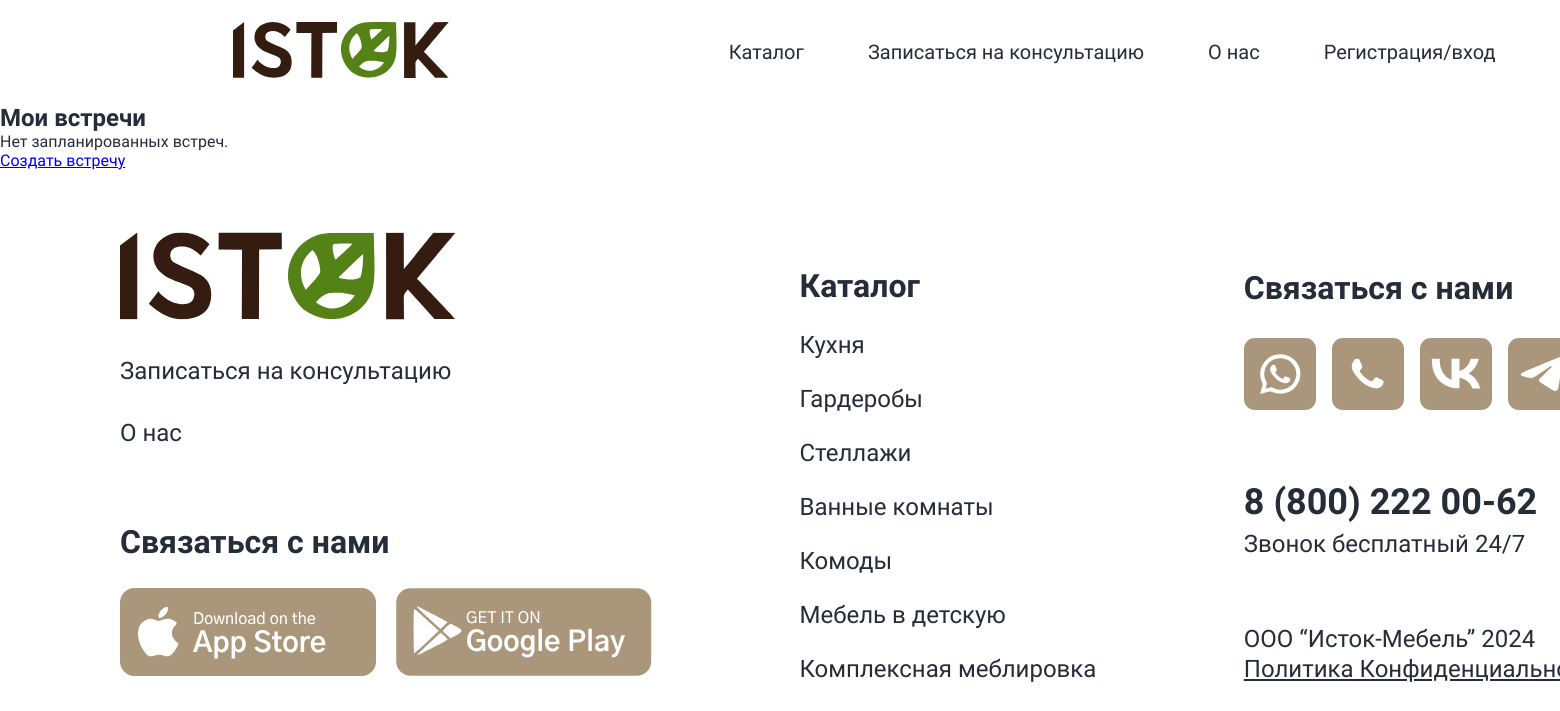
Page /feedback/ (signed in) on the earlier database version.
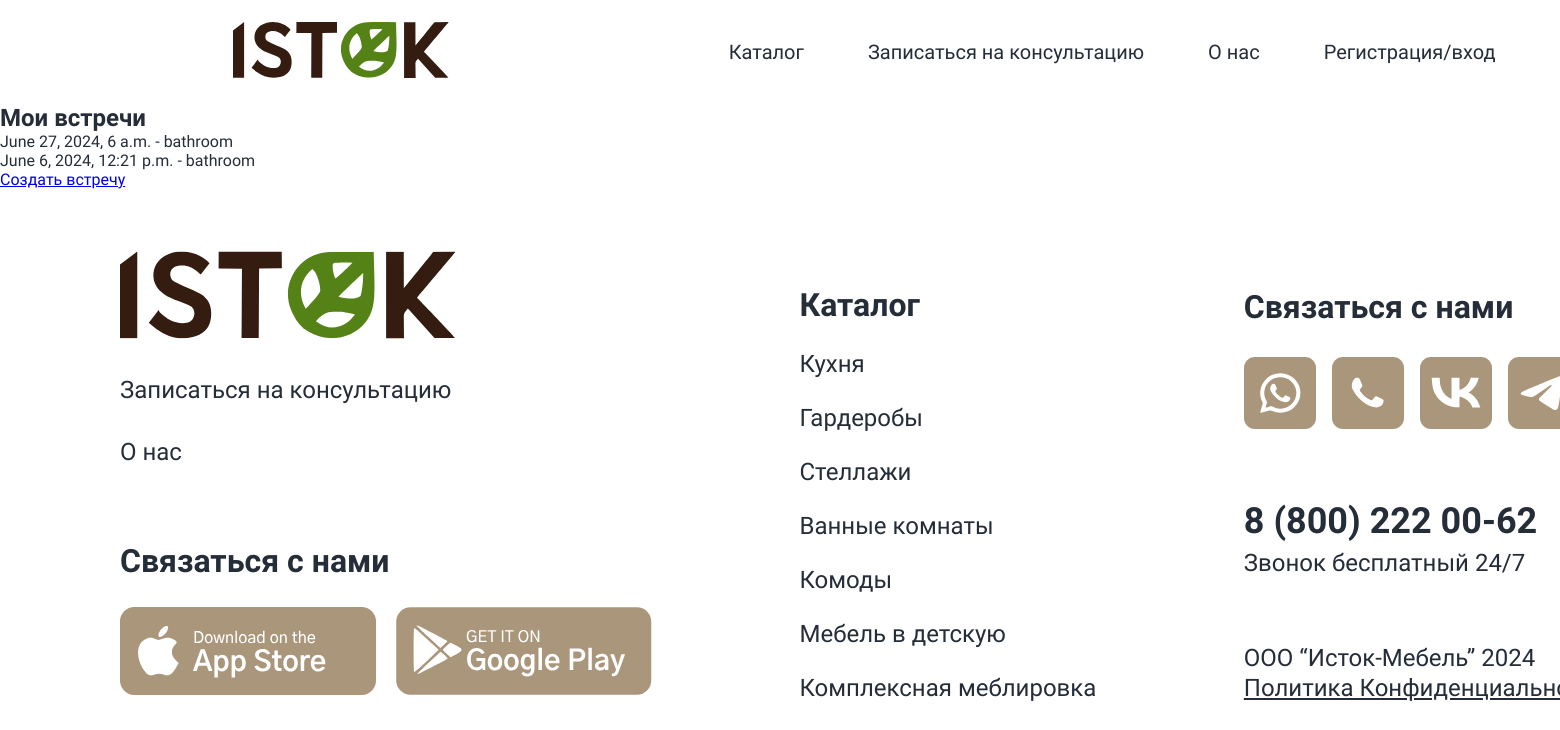
Same page on the later database version.
### appointments/models.py (models this page shows, shortened)
class Appointment(models.Model):
    CONTACT_METHOD_CHOICES = [
        ('phone', 'Телефон'),
        ('social', 'Соц сети'),
    ]
    PURPOSE_CHOICES = [
        ('kitchen', 'Кухня'),
        ('wardrobe', 'Шкаф'),
        ('hallway', 'Прихожая'),
        ('closet', 'Гардероб'),
        ('bathroom', 'Мебель для ванной'),
        ('kids', 'Мебель для детской'),
        ('living_room', 'Мебель для гостиной'),
        ('complex_order', 'Комплексный заказ'),
    ]
    user = models.ForeignKey(CustomUser, on_delete=models.CASCADE)
    date_time = models.DateTimeField()
    notes = models.TextField(blank=True, verbose_name='Заметки')
    contact_method = models.CharField(max_length=10, choices=CONTACT_METHOD_CHOICES)  # Способ связи
    contact_info = models.CharField(max_length=255)  # Сам контакт
    requires_confirmation = models.BooleanField(default=False, verbose_name='Подтверждение')
    purpose = models.CharField(max_length=20, choices=PURPOSE_CHOICES, verbose_name='Цель')  # Цель: Какая мебель потребуется?
    requires_consultation = models.BooleanField(default=False, verbose_name='Консультация')

### appointments/views.py (the view)
# urls.py: path('', views.appointment_list, name='appointment_list'),
@login_required
def appointment_list(request):
    appointments = Appointment.objects.filter(user=request.user)
    return render(request, 'appointments/appointment_list.html', {'appointments': appointments})

### templates/appointments/appointment_list.html (shortened to what this page needs)
{% extends 'flatpages/default.html' %}
{% block content %}
<h2>Мои встречи</h2>
<ul>
    {% for appointment in appointments %}
    <li>{{ appointment.date_time }} - {{ appointment.purpose }}</li>
    {% empty %}
    <li>Нет запланированных встреч.</li>
    {% endfor %}
</ul>
<a href="{% url 'appointment_create' %}">Создать встречу</a>
{% endblock %}

### templates/flatpages/default.html (shortened to what this page needs)
<!DOCTYPE html>
<html lang="ru">
    <head>
        <link rel="stylesheet" href="../static/styles.css">
        <link rel="stylesheet" href="../static/fonts.css">
        {% load static %}
        <link href="{% static 'css/styles.css' %}" rel="stylesheet" />
    </head>
    <body>
        <div class="wrapper">
            <header class="header">
                <div class="header__wrap">
                    <span class="header__logo">
                    </span>
                    <nav class="header__nav">
                        <ul class="header__list">
                            <li class="header__item">
                                <a class="header__link" href="{% url 'home' %}">Каталог</a>
                            </li>
                            <li class="header__item">
                                <a class="header__link" href="{% url 'appointment_list' %}">Записаться на консультацию</a>
                            </li>
                            <li class="header__item">
                                <a class="header__link" href="{% url 'about_us' %}">О нас</a>
                            </li>
                            <li class="header__item">
                                <a class="header__link" href="#">Регистрация/вход</a>
                            </li>
                        </ul>
                    </nav>
                </div>
            </header>
            {% block content %}{% endblock content %}
            <footer class="footer">
                <div class="footer__wrap">
                    <div class="footer__info_wrap">
                        <ul class="footer__info">
                            <li class="footer__item">
                            </li>
                            <li class="footer__item">
                                <a class="footer__link" href="#">Записаться на консультацию</a>
                            </li>
                            <li class="footer__item">
                                <a class="footer__link" href="#">О нас</a>
                            </li>
                        </ul>
                        <h3 class="footer__title">Связаться с нами</h3>
                        <div class="footer__app_icon">
                            <img src="../static/images/svg/appStore.svg" class="icon_img" alt="icons" width="256" height="88">
                            <img src="../static/images/svg/googlePlay.svg" class="icon_img" alt="icons" width="256" height="88">
                        </div>
                    </div>
                    <ul class="footer__catalog">
                        <li class="footer__item">
                            <a class="footer__link footer__title" href="#">Каталог</a>
                        </li>
                        <li class="footer__item">
                            <a class="footer__link" href="#">Кухня</a>
                        </li>
                        <li class="footer__item">
                            <a class="footer__link" href="#">Гардеробы</a>
                        </li>
                        <li class="footer__item">
                            <a class="footer__link" href="#">Стеллажи</a>
                        </li>
                        <li class="footer__item">
                            <a class="footer__link" href="#">Ванные комнаты</a>
                        </li>
                        <li class="footer__item">
                            <a class="footer__link" href="#">Комоды</a>
                        </li>
                        <li class="footer__item">
                            <a class="footer__link" href="#">Мебель в детскую</a>
                        </li>
                        <li class="footer__item">
                            <a class="footer__link" href="#">Комплексная меблировка</a>
                        </li>
                    </ul>
                    <div class="footer__contacts">
                        <h3 class="footer__title">Связаться с нами</h3>
                        <div class="footer__contacts_icon">
                            <img src="../static/images/svg/whatsApp.svg" class="icon_img" alt="icons" width="72" height="72">
                            <img src="../static/images/svg/viber.svg" class="icon_img" alt="icons" width="72" height="72">
                            <img src="../static/images/svg/vk.svg" class="icon_img" alt="icons" width="72" height="72">
                            <img src="../static/images/svg/telegram.svg" class="icon_img" alt="icons" width="72" height="72">
                        </div>
                        <p class="footer__contacts_company"><span class="footer__contacts_company_span">8 (800) 222 00-62</span> <br>
                            Звонок бесплатный 24/7</p>
                        <p class="footer__contacts_company">ООО “Исток-Мебель” 2024 <br><span class="footer__contacts_company_underlining">Политика Конфиденциальности</span> </p>
                    </div>
            </footer>
        </div>
    </body>
</html>

### static/styles.css (style rules this page uses)
* { box-sizing: border-box; margin: 0; padding: 0; }
body { width: 1728px; margin: 0 auto; font-family: "Gothic A1", sans-serif; color: #252D39; }
.header__wrap { max-width: 1263px; margin: 0 auto; display: flex; justify-content: space-between; align-items: center; height: 104px; }
.header__list { list-style: none; display: flex; gap:64px; }
.header__link { font-size: 20px; font-weight: 400; line-height: 25px; text-align: left; text-decoration: none; color: #252D39; }
.footer { padding: 62px 120px 72px 120px; gap: 160px; }
.footer__wrap { display: flex; justify-content: space-between; }
.footer__link { font-size: 24px; font-weight: 400; line-height: 30px; text-decoration: none; color: #252D39; }
.footer__title { font-size: 32px; font-weight: 800; line-height: 40px; color: #252D39; }
.footer__info_wrap { display: flex; flex-direction: column; }
.footer__info { list-style: none; display: flex; flex-direction: column; gap: 32px; margin-bottom: 74px; }
.footer__app_icon { display: flex; gap: 20px; margin-top: 26px; }
.footer__catalog { list-style: none; display: flex; flex-direction: column; gap: 24px; padding-top: 34px; }
.footer__contacts { display: flex; flex-direction: column; padding-top: 36px; }
.footer__contacts_icon { display: flex; flex-wrap: nowrap; gap: 16px; margin-top: 30px; }
.footer__contacts_company { font-size: 24px; font-weight: 400; line-height: 30px; margin-top: 65px; }
.footer__contacts_company_span { font-size: 36px; font-weight: 600; line-height: 54px; text-align: left; }
.footer__contacts_company_underlining { text-decoration: underline; }
.icon_img { cursor: pointer; }

Differences in the rows shown:
added Appointment: date_time "June 27, 2024, 6 a.m.", purpose "bathroom"
added Appointment: date_time "June 6, 2024, 12:21 p.m.", purpose "bathroom"
Other differences:
text no longer shown: "Нет запланированных встреч."
